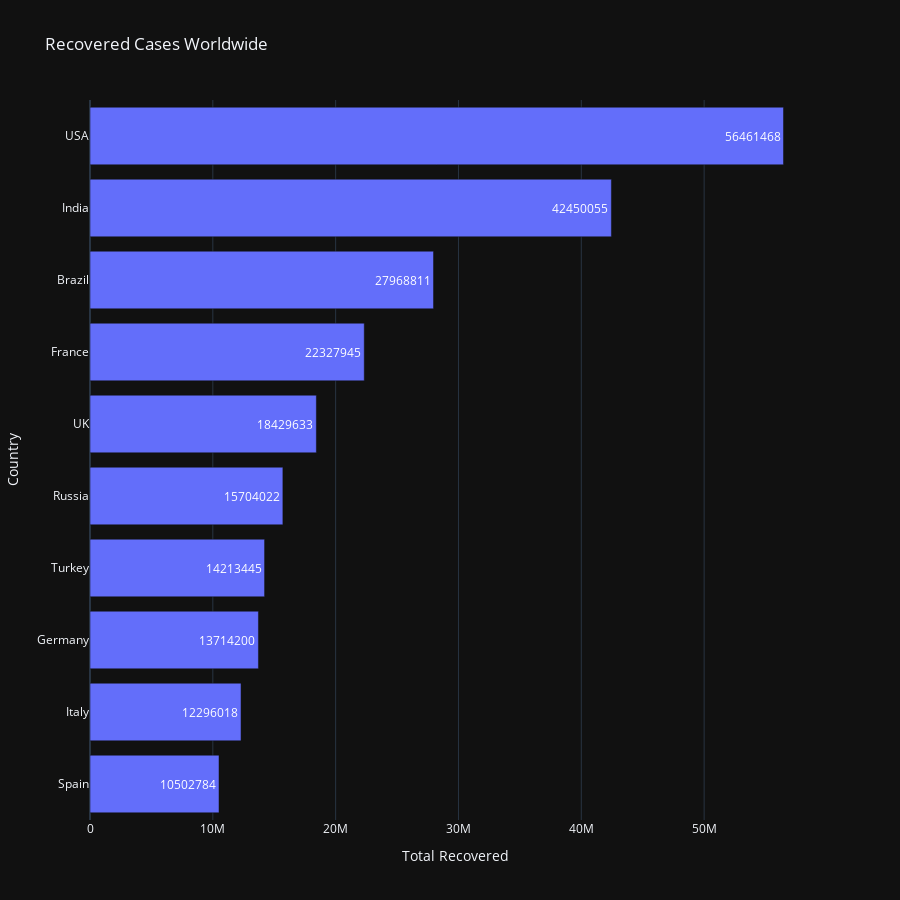

Write notebook code for a chart like this one.
### Code cell
Global_RecoveredCases = Cleaned_Data1[['Country','Total Recovered']]

Global_RecoveredCases.index = np.arange(1, 226)
fig = px.bar(Global_RecoveredCases.sort_values('Total Recovered',ascending=False)[:10][::-1],x='Total Recovered',y='Country',title='Recovered Cases Worldwide',text='Total Recovered', height=900, orientation='h')
fig.show()

### Figure 1 — Plotly figure (JSON) as saved in the notebook; plotly's stock layout.template omitted (floating-point values rounded to 4 significant figures)
{"data": [{"alignmentgroup": "True", "hovertemplate": "Total Recovered=%{text}<br>Country=%{y}<extra></extra>", "legendgroup": "", "marker": {"color": "#636efa", "pattern": {"shape": ""}}, "name": "", "offsetgroup": "", "orientation": "h", "showlegend": false, "text": [10502784, 12296018, 13714200, 14213445, 15704022, 18429633, 22327945, 27968811, 42450055, 56461468], "textposition": "auto", "type": "bar", "x": [10502784, 12296018, 13714200, 14213445, 15704022, 18429633, 22327945, 27968811, 42450055, 56461468], "xaxis": "x", "y": ["Spain", "Italy", "Germany", "Turkey", "Russia", "UK", "France", "Brazil", "India", "USA"], "yaxis": "y"}], "layout": {"barmode": "relative", "height": 900, "legend": {"tracegroupgap": 0}, "title": {"text": "Recovered Cases Worldwide"}, "xaxis": {"anchor": "y", "domain": [0, 1], "title": {"text": "Total Recovered"}}, "yaxis": {"anchor": "x", "domain": [0, 1], "title": {"text": "Country"}}}}
